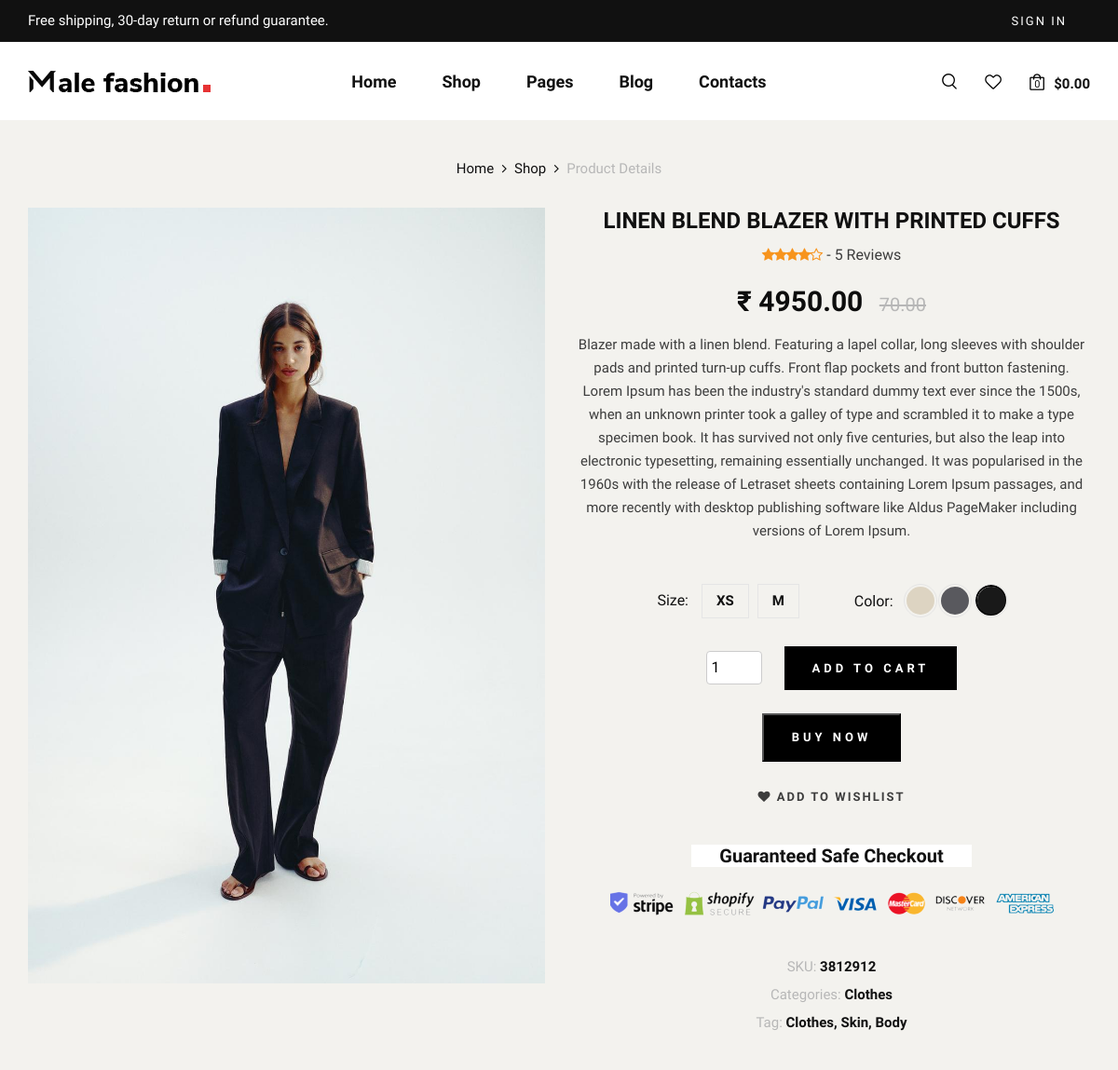
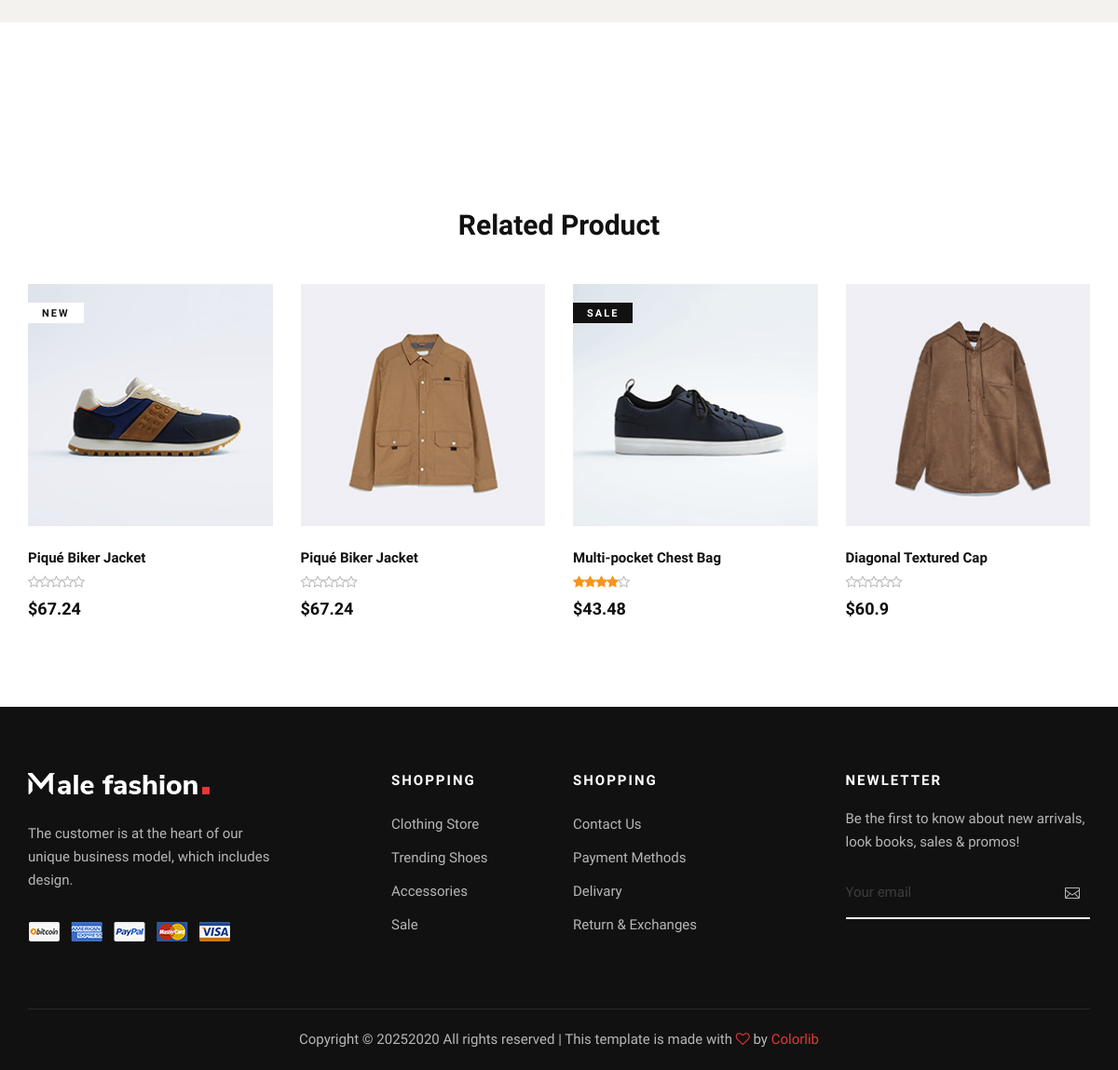
The page /product_view/linen-blend-blazer-with-printed-cuffs/?color=3 on the database its author committed (2 pictures, top to bottom).
### products/models.py (models this page shows, shortened)
class Inventory(models.Model):
    product = models.ForeignKey(Product, on_delete=models.CASCADE, related_name='inventories')
    color = models.ForeignKey(Color, on_delete=models.CASCADE, related_name='inventory_color')
    size = models.ForeignKey(Size, on_delete=models.CASCADE)
    stock = models.PositiveIntegerField(default=0)
    image = models.ImageField(upload_to='product_images',blank=True,null=True)
    class Meta:
        unique_together = ('product','color','size')

class Product(models.Model):
    category = models.ForeignKey(Categories, on_delete=models.CASCADE)
    name = models.CharField(max_length=150,unique=True)
    slug = models.SlugField(unique=True,blank=True)
    description = models.TextField()
    price = models.DecimalField(max_digits=10, decimal_places=2)
    created_at = models.DateTimeField(auto_now_add=True)

class Size(models.Model):
    name = models.CharField(max_length=10)

class Color(models.Model):
    name = models.CharField(max_length=50)
    hex_code = models.CharField(max_length=7, blank=True)

### products/views.py (the view)
# urls.py: path('product_view/<slug:slug>/', views.product_view, name='product_view'),
def product_view(request, slug):
    product = get_object_or_404(Product, slug=slug)
    colors = Color.objects.filter(inventory_color__product = product).distinct()
    selected_color_id = request.GET.get('color')
    if selected_color_id:
        selected_color = get_object_or_404(Color, id=selected_color_id)
    else:
        selected_color = colors.first()
    inventories = Inventory.objects.filter(product=product, color=selected_color)
    context = {
        'product' : product,
        'colors' : colors,
        'selected_color' : selected_color,
        'inventories' : inventories,
    }
    return render(request, 'products/product_details.html', context)

### products/templatetags/nav_tags.py (called while the page is built)
@register.simple_tag(takes_context=True)
def active_class(context, url_name):
    from django.urls import resolve
    try:
        return "active" if resolve(context['request'].path_info).url_name == url_name else ""
    except:
        return ""

### templates/products/product_details.html (shortened to what this page needs)
{% extends "base.html" %}
{% load static %}
{% block content %}
    <section class="shop-details">
        <div class="product__details__pic">
            <div class="container">
                <div class="row">
                    <div class="col-lg-12">
                        <div class="product__details__breadcrumb">
                            <a href="{% url 'index' %}">Home</a>
                            <a href="{% url 'products' product.category.slug %}">Shop</a>
                            <span>Product Details</span>
                        </div>
                    </div>
                </div>
                <div class="row align-items-start g-4">
                    <div class="col-lg-6 col-md-6">
                        <div class="tab-content">
                            <div class="tab-pane active" id="tabs-1" role="tabpanel">
                                <div class="product__details__pic__item">
                                    <img src="{{inventories.first.image.url}}" alt="">
                                </div>
                            </div>
                        </div>
                    </div>
                    <div class="col-lg-6 col-md-6">
                        <div class="product__details__text">
                            <h4>{{product.name}}</h4>
                            <div class="rating">
                                <i class="fa fa-star"></i>
                                <i class="fa fa-star"></i>
                                <i class="fa fa-star"></i>
                                <i class="fa fa-star"></i>
                                <i class="fa fa-star-o"></i>
                                <span> - 5 Reviews</span>
                            </div>
                            <h3>₹ {{product.price}} <span>70.00</span></h3>
                            <p>{{product.description}}</p>
                            <form method="POST" action="{% url 'buy_now' %}">
                                <div class="product__details__option">
                                    <div class="product__details__option__size">
                                        <span>Size:</span>
                                        {% for inv in inventories %}
                                        <label for="{{inv.size.name}}">
                                            {{inv.size.name}}
                                        </label>
                                        {% endfor %}
                                    </div>
                                    <div class="product__details__option__color">
                                            <span>Color:</span>
                                            {% for color in colors %}
                                                <a href="{% url 'product_view' product.slug %}?color={{ color.id }}" style=" height:33px; width:33px; display:inline-block; border-radius:50%; {% if selected_color.id == color.id %}border: 2px solid black;{% endif %}">
                                                    <label
                                                        class="color-{{ color.id }} {% if selected_color.id == color.id %}active{% endif %}"
                                                        style="background: {{ color.hex_code }}; height:30px; width:30px; display:inline-block; cursor:pointer;"
                                                    >
                                                    </label>
                                                </a>
                                            {% endfor %}
                                    </div>
                                </div>
                                <div class="product__details__cart__option">
                                    <div class="quantity">
                                        <div style="width:60px; display: inline-block;">
                                            <input type="number" name="quantity" value="1" min="1" max="{{ inventories.stock }}" style="width: 100%; padding: 5px; margin-right: 10px; border: 1px solid #ccc; border-radius: 4px;">
                                        </div>
                                    </div>
                                    <a href="#" class="primary-btn">add to cart</a>
                                </div>
                                <div class="product__details__cart__option">
                                    <button type="submit" class="primary-btn">Buy Now</button>
                                </div>
                            </form>
                            <div class="product__details__btns__option">
                                <a href="#"><i class="fa fa-heart"></i> add to wishlist</a>
                            </div>
                            <div class="product__details__last__option">
                                <h5><span>Guaranteed Safe Checkout</span></h5>
                                <img src="{% static 'img/shop-details/details-payment.png' %}" alt="">
                                <ul>
                                    <li><span>SKU:</span> 3812912</li>
                                    <li><span>Categories:</span> Clothes</li>
                                    <li><span>Tag:</span> Clothes, Skin, Body</li>
                                </ul>
                            </div>
                        </div>
                    </div>
                </div>
            </div>
        </div>
    </section>
    <section class="related spad">
        <div class="container">
            <div class="row">
                <div class="col-lg-12">
                    <h3 class="related-title">Related Product</h3>
                </div>
            </div>
            <div class="row">
                <div class="col-lg-3 col-md-6 col-sm-6 col-sm-6">
                    <div class="product__item">
                        <div class="product__item__pic set-bg" data-setbg="img/product/product-1.jpg">
                            <span class="label">New</span>
                        </div>
                        <div class="product__item__text">
                            <h6>Piqué Biker Jacket</h6>
                            <div class="rating">
                                <i class="fa fa-star-o"></i>
                                <i class="fa fa-star-o"></i>
                                <i class="fa fa-star-o"></i>
                                <i class="fa fa-star-o"></i>
                                <i class="fa fa-star-o"></i>
                            </div>
                            <h5>$67.24</h5>
                        </div>
                    </div>
                </div>
                <div class="col-lg-3 col-md-6 col-sm-6 col-sm-6">
                    <div class="product__item">
                        <div class="product__item__pic set-bg" data-setbg="img/product/product-2.jpg">
                        </div>
                        <div class="product__item__text">
                            <h6>Piqué Biker Jacket</h6>
                            <div class="rating">
                                <i class="fa fa-star-o"></i>
                                <i class="fa fa-star-o"></i>
                                <i class="fa fa-star-o"></i>
                                <i class="fa fa-star-o"></i>
                                <i class="fa fa-star-o"></i>
                            </div>
                            <h5>$67.24</h5>
                        </div>
                    </div>
                </div>
                <div class="col-lg-3 col-md-6 col-sm-6 col-sm-6">
                    <div class="product__item sale">
                        <div class="product__item__pic set-bg" data-setbg="img/product/product-3.jpg">
                            <span class="label">Sale</span>
                        </div>
                        <div class="product__item__text">
                            <h6>Multi-pocket Chest Bag</h6>
                            <div class="rating">
                                <i class="fa fa-star"></i>
                                <i class="fa fa-star"></i>
                                <i class="fa fa-star"></i>
                                <i class="fa fa-star"></i>
                                <i class="fa fa-star-o"></i>
                            </div>
                            <h5>$43.48</h5>
                        </div>
                    </div>
                </div>
                <div class="col-lg-3 col-md-6 col-sm-6 col-sm-6">
                    <div class="product__item">
                        <div class="product__item__pic set-bg" data-setbg="img/product/product-4.jpg">
                        </div>
                        <div class="product__item__text">
                            <h6>Diagonal Textured Cap</h6>
                            <div class="rating">
                                <i class="fa fa-star-o"></i>
                                <i class="fa fa-star-o"></i>
                                <i class="fa fa-star-o"></i>
                                <i class="fa fa-star-o"></i>
                                <i class="fa fa-star-o"></i>
                            </div>
                            <h5>$60.9</h5>
                        </div>
                    </div>
                </div>
            </div>
        </div>
    </section>
{% endblock content %}

### rows shown on the page
Inventory: first.image (picture), size.name "XS"
Product: name "LINEN BLEND BLAZER WITH PRINTED CUFFS", price "4950.00", description "Blazer made with a linen blend. Featuring a lapel collar, long sleeves with shoulder pads and printed turn-up cuffs. Front flap pockets and front button fastening. Lorem Ipsum has been the industry's standard dummy text ever since the 1500s, when an unknown printer took a galley of type and scrambled it to make a type specimen book. It has survived not only five centuries, but also the leap into electronic typesetting, remaining essentially unchanged. It was popularised in the 1960s with the release of Letraset sheets containing Lorem Ipsum passages, and more recently with desktop publishing software like Aldus PageMaker including versions of Lorem Ipsum."
Inventory: size.name "M"
Color: {{ color.id }} 3 (drawn)
